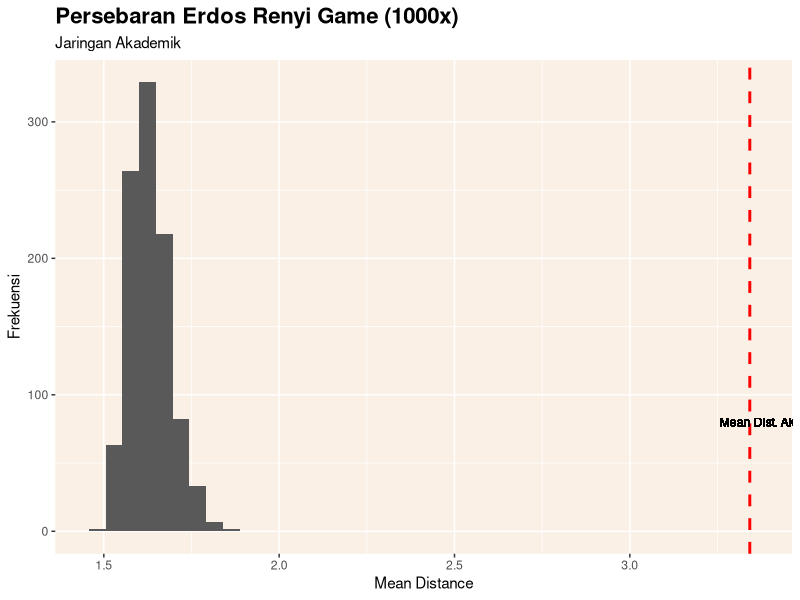
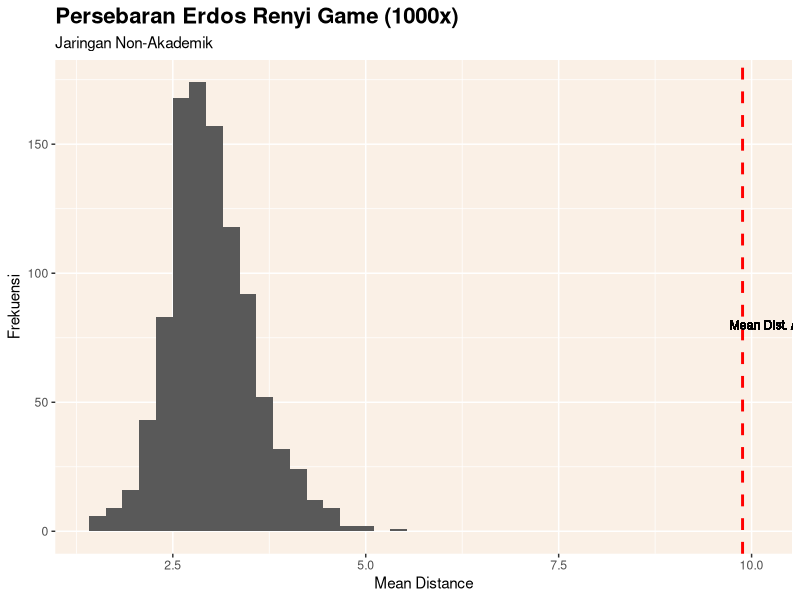
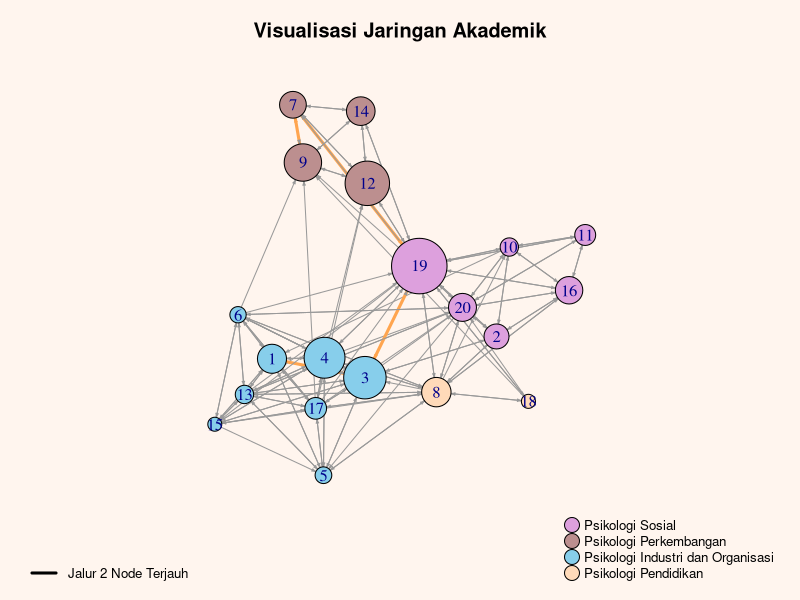
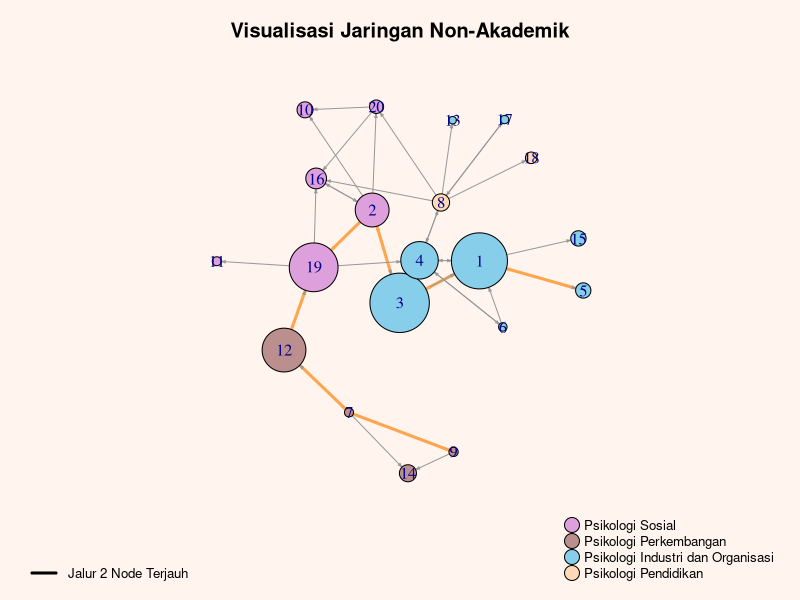
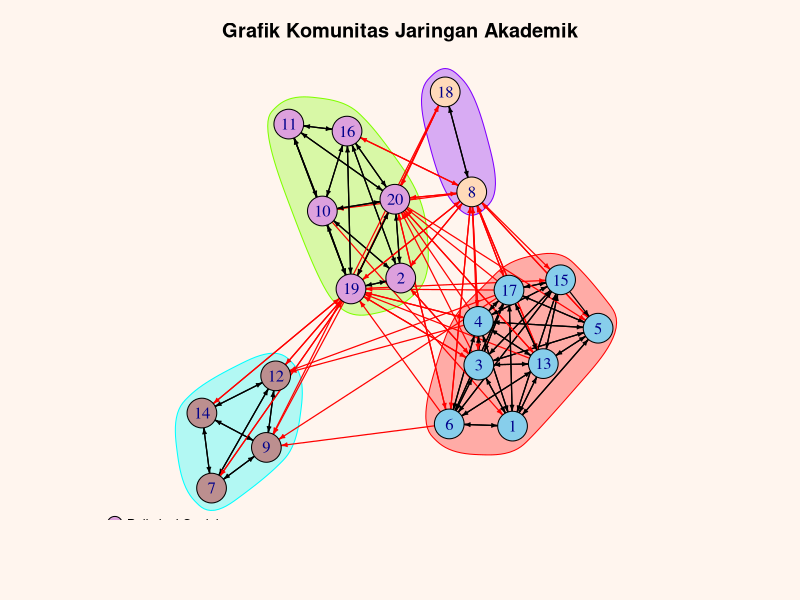
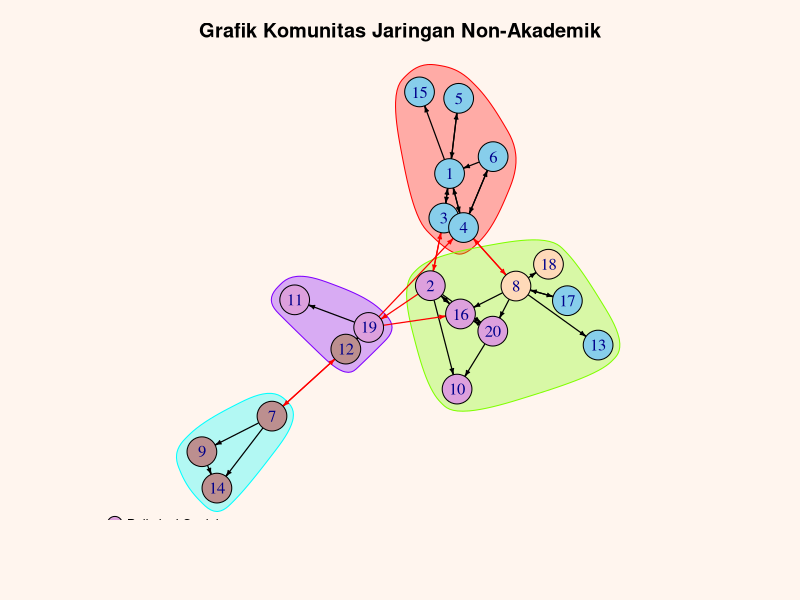
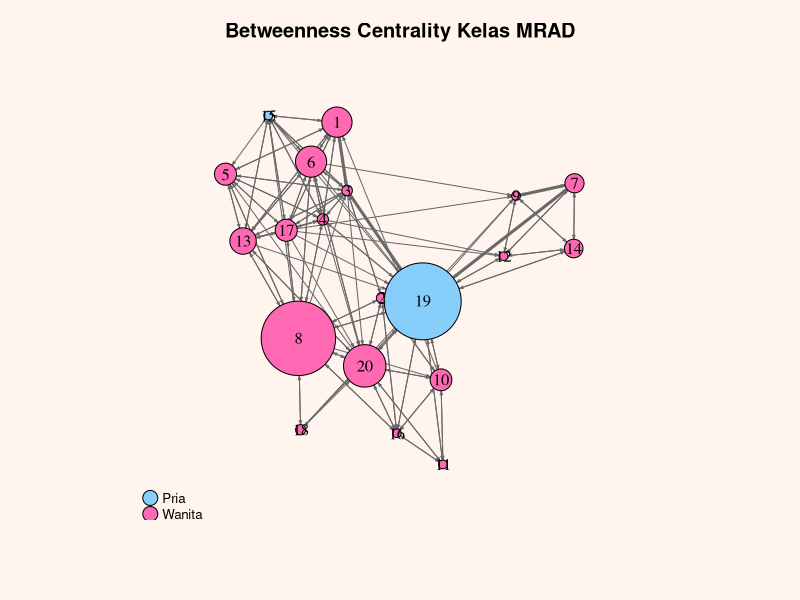
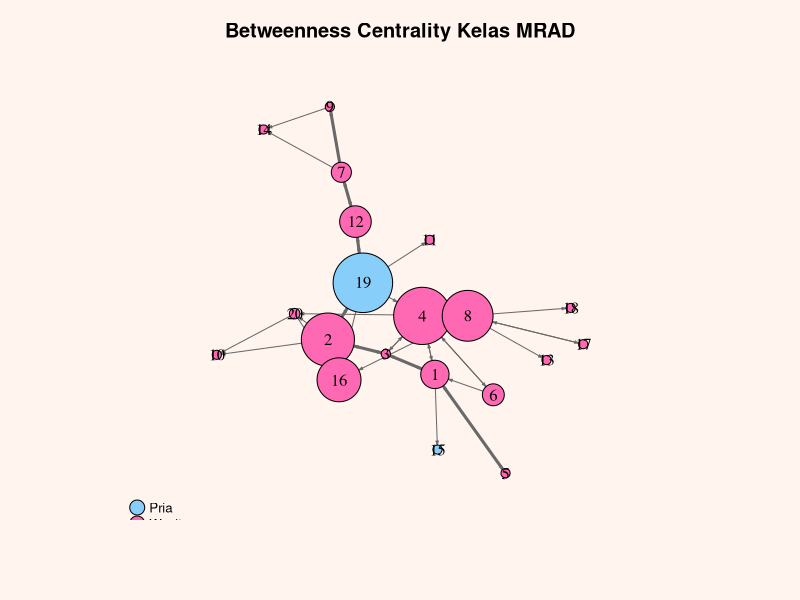

The R source for these figures, in order:
#---------------------------------------------------------------------------------
# 20201210_sdmkg_inisiatif.R 
# Seksi: Library, load data, objek igraph, statistik 
#        deskriptif jaringan sosial, visualisasi igraph, uji hipotesis
# Data: vmrad.csv, emrada.csv, emradnon.csv
# N = 20
# Variabel: inisiatif, efikasi, betweenness & pagerank centrality
# Library : Igraph v1.2.5, tidyverse v1.3.0, psych v2.0.9
# Author: ARMAND WIRJAWAN, DHIRA KOMALA NURBANI, KAMALIA
# 21 Desember 2020
#---------------------------------------------------------------------------------

########################
# (1) LIBRARY
########################

### Load Packages
library(tidyverse)
library(igraph)
library(psych)

### Set seed angka random untuk memastikan reproducibility.
set.seed (12345)

########################
# (2) Load Data
########################

### Memasukkan Dataframe Vertex

# Jika tidak menulis 'header = True,' maka R tidak akan menganggap
# baris pertama sebagai header dan akan digunakan dalam analisis data.

vmrad <- read.csv("vmrad.csv", header=TRUE, nrows = 20) 
str(vmrad)

## Memasukkan Dataframe Edgelist Jaringan Akademik
emrada <- read.csv("emrada.csv", header=TRUE)
str(emrada)

## Memasukkan Dataframe Edgelist Jaringan Non-Akademik
emradnon <- read.csv("emradnon.csv", header=TRUE)
str(emradnon)


########################
# (3) Objek Igraph
########################

### Membuat Objek Igraph

## Buat Objek Igraph Interaksi Jaringan Akademik
gmrada <- graph_from_data_frame(d=emrada, vertices=vmrad, directed=T)

# Atribut 'weight' dibuat untuk memudahkan analisis data centrality
# dan analisis komunitas
gmrada <- set_edge_attr(gmrada, 
                        name = "weight", 
                        value = E(gmrada)$tota)

# Data raw memiliki banyak baris yang tidak mengandung interaksi
# Igraph akan menghitung semua interaksi, walaupun interaksi
# sebenarnya tidak ada. Oleh karena itu, baris-baris tanpa interaksi
# harus dihapus terlebih dahulu dengan kode delete_edges di bawah.

gmrada <- delete_edges(gmrada, which(E(gmrada)$weight == 0))

## Buat Objek Igraph Interaksi Jaringan Non-Akademik
gmradnon <- graph_from_data_frame(d=emradnon, vertices=vmrad, directed=T)

gmradnon <- set_edge_attr(gmradnon, 
                          name = "weight", 
                          value = emradnon$totn)

gmradnon <- delete_edges(gmradnon, which(E(gmradnon)$weight == 0))

## Identifikasi Karakteristik Objek Igraph

# Memastikan bahwa setiap jaringan memiliki bobot pada edge
is_weighted(gmrada)
is_weighted(gmradnon)

# Memastikan bahwa jaringan sudah memiliki arah interaksi
is_directed(gmrada) 
is_directed(gmradnon)

# Analisis cek objek Igraph menunjukkan bahwa objek igraph gmrada dan 
# gmradnon sudah memiliki bobot dan arah interaksi. 

########################
# (4) Statistik Deskriptif Jaringan Sosial
########################

### Size

## Jaringan Akademik

# Jumlah edges total pada jaringan akademik
gsize(gmrada)
# Size, atau jumlah edges (interaksi) dalam jaringan akademik 
# selama 8 hari adalah 150

## Jaringan Non-Akademik

gsize(gmradnon) 
# Terdapat 39 edges (interaksi) dalam jaringan non-akademik selama 8 hari.
# Jumlah interaksi akademik empat kali lebih banyak dibanding interaksi 
# non-akademik.

### Density

## Jaringan Akademik

# Persentase edges yang terbentuk
edge_density(gmrada)
# Dari semua edges yang dapat terbentuk, ~39.47% dari semua edges terbentuk

## Jaringan Non-Akademik

### Diameter & Mean Distance

## Jaringan Akademik

diameter(gmrada) # Jarak terdekat (geodesic) antara 2 node terjauh
get_diameter(gmrada) # jalur edges 2 node terjauh
mean_distance(gmrada) # jarak rata-rata antara 2 node

# Jarak antara 2 node terjauh dalam jaringan akademik adalah 11 edges, 
# dari node 9 ke 17. 
# Secara rata-rata, jarak antara 2 node adalah 1,74 edges.

# Untuk mengetahui signifikansi dari mean distance 1,74,
# erdos-renyi game dilakukan untuk membanding mean distance
# jaringan akademik dengan 1.000 jaringan random dengan density yang sama

# Membuat daftar yang berisi 1.000 item
gmrada.list <- vector('list',1000)

# Mengisi setiap item dengan jaringan sosial yang dibuat secara acak
# Density setiap jaringan sama dengan jaringan sosial akademik
for(i in 1:1000){
  gmrada.list[[i]] <- erdos.renyi.game(n = gorder(gmrada), 
                                       p.or.m = edge_density(gmrada), 
                                       type = "gnp") 
}

# Mengaplikasikan formula mean_distance kepada setiap jaringan sosial ciptaan
# erdos-renyi game
gmrada.erd <- unlist(lapply(gmrada.list, mean_distance, directed = T))

# Melihat persentase jaringan sosial acak yang memiliki mean distance 
# lebih rendah (i.e. lebih terhubung) dibanding jaringan akademik MRAD 2020.
mean(gmrada.erd< mean_distance(gmrada))

# Keterhubungan antara 2 node dalam jaringan akademik rendah dibanding
# ~95% dari jaringan yang dibentuk erdos-renyi game, mengindikasikan
# keterhubungan yang sangat buruk. 

# Memvisualisasi persebaran mean distance

## Menyiapkan Tema Visualisasi

tema <- theme(panel.background = element_rect(fill = "linen"), 
              plot.title = element_text(size = 16, face = "bold"))

# Objek erdos-renyi diubah menjadi data frame terlebih dahulu
# supaya dapat dibaca oleh fungsi ggplot. 

gmrada.erd.df <- data.frame(gmrada.erd)

ggplot(gmrada.erd.df, aes(gmrada.erd)) +
  geom_histogram(bins = 40) +
  geom_vline(xintercept = mean_distance(gmrada), 
             color = "red", linetype = "dashed", size = 1) +
  labs(title = "Persebaran Erdos Renyi Game (1000x)", 
       subtitle = "Jaringan Akademik",
       x = "Mean Distance", y = "Frekuensi") +
  geom_text(x = mean_distance(gmrada) + 0.05, 
            y = 80, label= "Mean Dist. Aktual", size = 3) +
  tema

## Jaringan Non-Akademik

gmradnon.list <- vector('list',1000)

for(i in 1:1000){
  gmradnon.list[[i]] <- erdos.renyi.game(n = gorder(gmradnon), 
                                         p.or.m = edge_density(gmradnon), 
                                         type = "gnp") 
}

gmradnon.erd <- unlist(lapply(gmradnon.list, mean_distance, directed = T))
mean(gmradnon.erd< mean_distance(gmradnon))

gmradnon.erd.df <- data.frame(gmradnon.erd)

ggplot(gmradnon.erd.df, aes(gmradnon.erd)) +
  geom_histogram(bins = 40) +
  geom_vline(xintercept = mean_distance(gmradnon), 
             color = "red", linetype = "dashed", size = 1) +
  labs(title = "Persebaran Erdos Renyi Game (1000x)",
       subtitle = "Jaringan Non-Akademik",
       x = "Mean Distance", y = "Frekuensi") +
  geom_text(x = mean_distance(gmradnon) + 0.45, 
            y = 80, label= "Mean Dist. Aktual", size = 3) +
  tema

### Component

## Jaringan Akademik

# Jumlah kelompok jaringan yang sama sekali tidak terhubung
components(gmrada)
# Hanya ada 1 komponen dalam jaringan non-akademik, semua node terhubung
# baik secara langsung maupun tidak langsung.

## Jaringan Non-Akademik

components(gmradnon)
# Hanya ada 1 komponen dalam jaringan non-akademik, semua node terhubung
# baik secara langsung maupun tidak langsung.

### Cluster

## Jaringan Akademik

# Mengartikan subjaringan yang berisi nodes yang saling terkoneksi satu sama lain
# Analisis komunitas dilakukan menggunakan metode cluster Louvain, 
# karena dianggap lebih efektif untuk mencari komunitas dalam waktu singkat
# (Rahiminejad et al., 2019)

# Objek Igraph gmrada harus dibuat tidak terarah untuk analisis cluster louvain

gmrada.c <- cluster_louvain(as.undirected(gmrada))
length(gmrada.c) # jumlah komunitas
sizes(gmrada.c) # jumlah node dalam setiap komunitas

# 1 2 3 4 
# 4 8 2 6 

# Tabel di atas adalah jumlah orang dalam setiap cluster jaringan akademik
# Berdasarkan hasil analisis cluster, terdapat 4 cluster dalam jaringan akademik.

## Jaringan Non-Akademik

gmradnon.c <- cluster_louvain(as.undirected(gmradnon))

sizes(gmradnon.c)
# 1 2 3 4 
# 6 3 8 3 
# Berdasarkan hasil analisis cluster, terdapat 4 cluster 
# dalam jaringan non-akademik

### Centrality Jaringan Sosial

## Betweenness Centrality Jaringan Akademik

# Betweenness centrality menggambarkan sejauh mana suatu node
# berdiri di antara node-node lainnya.

bet.aka <- round(betweenness(gmrada),2)
bet.aka

#     1      2      3      4      5      6      7      8      9     10    
# 37.03   3.90   3.17   4.53  23.02  38.54  18.00 113.02   0.00  22.51   
#    11     12     13    14     15     16     17     18     19     20 
#  0.00   0.00  30.52  17.00   0.00   0.00  23.09   2.50 117.31  58.03 

# Node 19 memiliki betweenness centrality tertinggi, yaitu 117,31.
# Hal tersebut mengindikasikan bahwa node 19 memiliki kontrol informasi
# tertingi, karena banyak node melewati 

## Betweenness Centrality Jaringan Non-Akademik

bet.non <- betweenness(gmradnon)
bet.non

#   1   2   3   4   5   6   7   8   9  10  
#  42  96   0 105   0  28  24  91   0   0   

#  11  12  13  14  15  16  17  18  19  20
#   0  49   0   0   0  76   0   0 110   3 

# Node 19 dan 4 memiliki betweenness centrality yang tinggi 
# dibanding lainnya, yaitu 110 dan 105.

## PageRank Centrality Jaringan Akademik

# Seberapa brepengaruhnya suatu node berdasarkan jumlah node
# yang mengarah kepada dirinya, dan jumlah node yang mengarah 
# kepada node-node yang mengarah pada dirinya.
# Skor PageRank berbentuk persentase

pr.aka <- round(page_rank(gmrada)$vector*100, 2)
pr.aka

#     1    2    3    4    5    6    7    8    9   10    
#  5.23 4.50 7.64 7.36 3.01 2.94 4.82 5.29 6.73 3.30 
#    11   12   13   14   15   16   17   18   19  20 
#  3.77 8.00 3.31 5.16 2.52 4.94 3.91 2.53 9.99  5.04 

# Dalam jaringan ini, node dengan pagerank centrality tertinggi 
# adalah node 19, dengan 10%, menandakan node ini paling berpengaruh 
# di dalam jaringan akademiik

## PageRank Centrality Jaringan Non-Akademik
pr.non <- round(page_rank(gmradnon)$vector*100, 2)
pr.non

#       1     2     3     4     5     6     7     8     9    10          
#   12.24  7.39 12.97  8.18  3.35  1.85  1.97  3.78  2.02  3.50 
#       11   12    13    14    15    16    17    18    19    20  
#     1.96  9.56  1.64  3.73  3.35  4.54 1.82  2.53 10.65  2.96 

# Dalam jaringan ini, pagerank centrality tertinggi adalah node 3, yaitu 12.9% 
# yang menandakan node ini paling berpengaruh di dalam jaringan ini.


########################
# (5) Visualisasi Igraph
########################

### Setting Warna

## Setting warna variabel sex

# Warna lavenderblush untuk lelaki; hotpink untuk perempuan

color.sex <- c("lightskyblue", "hotpink") 

## Setting warna variabel peminatan

# Warna plum untuk sosial, rosybrown untuk perkembangan, 
# skyblue untuk PIO, peachpuff untuk pendidikan

color.peminatan <- c("plum", "rosybrown", 
                     "skyblue", "peachpuff") 

# Memasukkan setting warna sex ke objek Igraph 'gmrada' dan 'gmradnon'

V(gmrada)$color.sex <- color.sex[V(gmrada)$sex] 
V(gmradnon)$color.sex <- color.sex[V(gmrada)$sex]

# Memasukkan setting warna peminantan ke objek Igraph 'gmrada' dan 'gmradnon'

V(gmrada)$color.peminatan <- color.peminatan[V(gmrada)$peminatan]
V(gmradnon)$color.peminatan <- color.peminatan[V(gmrada)$peminatan] 

### Membuat Grafik

## Visualisasi Diameter Akademik

E(gmrada)$color <- "grey60"
E(gmrada)$width <- 1
E(gmrada, path = unlist(get_diameter(gmrada, weights = NA)))$color <- "tan1"
E(gmrada, path = unlist(get_diameter(gmrada, weights = NA)))$width <- 3
par(mar = c(4, 1, 3, 1), bg = "seashell")
plot(gmrada, edge.arrow.size=.2,
     vertex.size = pr.aka*3,
     vertex.color = V(gmrada)$color.peminatan,
     layout = layout_with_fr(gmrada),
     main = "Visualisasi Jaringan Akademik")
legend('bottomleft', 'Jalur 2 Node Terjauh', 
       lty=1, col='black', lwd = 3, 
       box.lty = 0, xpd = T, inset = c(0,-0.15), pt.cex=2, cex=.8)
legend('bottomright', c("Psikologi Sosial","Psikologi Perkembangan", 
                        "Psikologi Industri dan Organisasi", 
                        "Psikologi Pendidikan"), pch=21,
       pt.bg = color.peminatan, pt.cex=2, cex=.8, bty="n",
       xpd = T, inset = c(0,-0.15))

## Visualisasi Diameter Non-Akademik

E(gmradnon)$color <- "grey60"
E(gmradnon)$width <- 1
E(gmradnon, path = unlist(get_diameter(gmradnon, weights = NA)))$color <- "tan1"
E(gmradnon, path = unlist(get_diameter(gmradnon, weights = NA)))$width <- 3
par(mar = c(4, 1, 3, 1), bg = "seashell")
plot(gmradnon, edge.arrow.size=.2,
     vertex.size = pr.non*2.5,
     vertex.color = V(gmradnon)$color.peminatan,
     layout = layout_with_gem(gmradnon),
     main = "Visualisasi Jaringan Non-Akademik")
legend('bottomleft', 'Jalur 2 Node Terjauh', 
       lty=1, col='black', lwd = 3, 
       box.lty = 0, xpd = T, inset = c(0,-0.15), pt.cex=2, cex=.8)
legend('bottomright', c("Psikologi Sosial","Psikologi Perkembangan", 
                         "Psikologi Industri dan Organisasi", 
                         "Psikologi Pendidikan"), pch=21,
       pt.bg = color.peminatan, pt.cex=2, cex=.8, bty="n",
       xpd = T, inset = c(0,-0.15))


## Visualisasi Analisis Komunitas Jaringan Akademik

par(mar = c(4, 1, 3, 1), bg = "seashell")
plot(gmrada.c, 
     gmrada, 
     edge.arrow.size=.3, 
     edge.width = 1.2,
     col = V(gmrada)$color.peminatan,
     main= "Grafik Komunitas Jaringan Akademik")
legend(x=-1.5, y=-1.1, c("Psikologi Sosial","Psikologi Perkembangan", 
                         "Psikologi Industri dan Organisasi", 
                         "Psikologi Pendidikan"), pch=21,
       pt.bg = color.peminatan, pt.cex=2, cex=.8, bty="n")

# Pada plot komunitas berdasarkan jaringan akademik, secara umum 
# cluster terbentuk sesuai peminatan. Namun terdapat outlier pada node 
# ke-14 yang berasal dari peminatan sosial, yang berada pada cluster perkembangan.

## Visualisasi Analisis Komunitas Jaringan Non-Akademik

par(mar = c(4, 1, 3, 1), bg = "seashell")
plot(gmradnon.c, 
     gmradnon, 
     edge.arrow.size=.3,  
     edge.width = 1.2,
     col = V(gmradnon)$color.peminatan, 
     main= "Grafik Komunitas Jaringan Non-Akademik")
legend(x=-1.5, y=-1.1, c("Psikologi Sosial","Psikologi Perkembangan", 
                         "Psikologi Industri dan Organisasi", 
                         "Psikologi Pendidikan"), pch=21,
       pt.bg = color.peminatan, pt.cex=2, cex=.8, bty="n")

# Pada plot komunitas jaringan non-akademik, cluster 
# lebih bervariasi antara peminatan. Hubungan antara 
# cluster dan peminatan tidak sekuat jaringan akademik.
# Ini mungkin terjadi karena mahasiswa sudah saling kenal 
# sebelum memilih peminatan, seperti node 12 dan 19 yang sudah 
# menikah. Node 8, 16 dan 17 juga terhubung walaupun 
# tidak sama peminatan. Ketiga node ini tidak memiliki latar 
# belakang psikologi waktu S1; mereka mungkin saling kenal 
# saat mengambil semester matrikulasi.

## Visualisasi Betweenness Centrality Jaringan Akademik

# Ukuran node dalam visualisasi ditentukan oleh betweenness centrality, 
# Warna setiap node ditentukan oleh jenis kelamin

# Plot diberi edit vertex size, arrow size dan layout agar terlihat lebih rapih

par(mar = c(4, 1, 3, 1), bg = "seashell")
plot(
  gmrada, 
  vertex.size=bet.aka/3 + 5,  
  edge.arrow.width = 1, 
  vertex.label.color="black", 
  edge.color = "dimgrey",
  edge.arrow.size=.2, 
  vertex.color = V(gmrada)$color.sex, 
  layout = layout_with_fr(gmrada),
  main = "Betweenness Centrality Kelas MRAD",
  sub="Interaksi Akademik"
)
legend(x=-1.5, y=-1.1, c("Pria", "Wanita"), pch=21,
       pt.bg = color.sex, pt.cex=2, cex=.8, bty="n")

## Visualisasi Betweenness Centrality Jaringan Non-Akademik

par(mar = c(4, 1, 3, 1), bg = "seashell")
plot(gmradnon, 
     vertex.size=bet.non/4 + 5,  
     edge.arrow.width = 1, 
     vertex.label.color="black", 
     edge.color = "dimgrey",
     edge.arrow.size=.2, 
     vertex.color = V(gmrada)$color.sex, 
     layout = layout_with_gem(gmradnon), 
     main = "Betweenness Centrality Kelas MRAD", 
     sub = "Interaksi Non-Akademik")
legend(x=-1.5, y=-1.1, c("Pria", "Wanita"), pch=21,
       pt.bg = color.sex, pt.cex=2, cex=.8, bty="n")

# Visualisasi Plot berdasarkan PageRank Centrality
# Ukuran node dalam visualisasi ditentukan oleh pagerank centrality, 
# dan warna setiap node ditentukan oleh peminatan mahasiswa

## Visualisasi PageRank Centrality Jaringan Akademik

par(mar = c(4, 1, 3, 1), bg = "seashell")
plot(
  gmrada, 
  vertex.size=pr.aka*3, 
  vertex.label.color="black", 
  edge.arrow.size=.2,
  edge.color = "dimgrey",
  vertex.color = V(gmrada)$color.peminatan, 
  layout = layout_with_fr(gmrada),
  main = "PageRank Centrality Kelas MRAD",
  sub = "Interaksi Akademik"
)
legend(x=-1.5, y=-1.1, 
       c("Psikologi Sosial","Psikologi Perkembangan", 
         "Psikologi Industri dan Organisasi", 
         "Psikologi Pendidikan"), pch=21,
       pt.bg = color.peminatan, pt.cex=2, cex=.8, bty="n")

## Visualisasi PageRank Centrality Jaringan Non-Akademik

par(mar = c(4, 1, 3, 1), bg = "seashell")
plot(
  gmradnon, 
  vertex.size=pr.non*3, 
  vertex.label.color="black", 
  edge.arrow.size=.2, 
  edge.color = "dimgrey",
  vertex.color = V(gmrada)$color.peminatan, 
  layout = layout_with_gem(gmradnon),
  main = "PageRank Centrality Kelas MRAD",
  sub = "Interaksi Non-Akademik"
)
legend(x=-1.5, y=-1.1, 
       c("Psikologi Sosial","Psikologi Perkembangan", 
         "Psikologi Industri dan Organisasi", 
         "Psikologi Pendidikan"), pch=21,pt.bg = 
         color.peminatan, pt.cex=2, cex=.8, bty="n")

########################
# (6) Uji Hipotesis
########################

### Persiapan Uji Hipotesis

## Memasukkan Data Centrality dalam Dataframe VMRAD

# Agar dapat melakukan uji hipotesis menggunakan 1 dataframe
# dan agar peneliti dapat menggunakan satu pintu untuk membandingkan 
# skor centrality dengan variabel-variabel lain.

vmrad$bet.aka <- bet.aka
vmrad$pr.aka <- pr.aka
vmrad$bet.non <- bet.non
vmrad$pr.non <- pr.non

## Megubah format data sex, jurusan s1 dan universitas s1 menjadi categorical

# Ini dilakukan untuk mempermudah visualisasi hipotesis,
# dan karena variabel-variabel tersebut memang dapat dianggap categorical

vmrad$sex <- as.factor(vmrad$sex)
vmrad$jurusans1 <- as.factor(vmrad$jurusans1)
vmrad$univs1 <- as.factor(vmrad$univs1)

# Karena banyaknya pilihan universitas S1, dan karena hipotesis kami hanya membedakan
# S1 UI dan non-UI, maka univs1 akan diubah menjadi 1 = UI, 2 = non-UI

vmrad$univs1new <- ifelse(vmrad$univs1 == "1", "1","2")

## Membuat objek r mengandung daftar variabel yang ingin diuji

varb <- c(
  "inisiatif", 
  "efikasi", 
  "dayatarik", 
  "sex", 
  "jurusans1", 
  "univs1new", 
  "bet.aka", 
  "pr.aka")

## Analisis deskriptif variabel yang ingin diuji

describe(vmrad[, varb])[,c(3:5,8:13)]

#            vars  n  mean    sd median trimmed   mad  min    max  range  skew kurtosis   se
# inisiatif     1 20  4.65  0.75   4.50    4.56  0.74 4.00   6.00   2.00  0.60    -1.08 0.17
# efikasi       2 20  4.35  0.81   4.00    4.38  1.48 3.00   6.00   3.00 -0.10    -0.83 0.18
# dayatarik     3 20  2.50  0.51   2.50    2.45  0.74 2.00   3.50   1.50  0.47    -1.23 0.11
# sex*          3 20  1.90  0.31   2.00    2.00  0.00 1.00   2.00   1.00 -2.47     4.32 0.07
# jurusans1*    4 20  1.20  0.41   1.00    1.12  0.00 1.00   2.00   1.00  1.39    -0.07 0.09
# univs1*       5 20  5.70  3.84   5.50    5.44  5.19 1.00  13.00  12.00  0.38    -1.21 0.86
# bet.aka       6 20 25.61 34.65  17.50   17.61 24.09 0.00 117.31 117.31  1.62     1.63 7.75
# pr.aka        7 20  5.00  2.04   4.88    4.81  2.34 2.52   9.99   7.47  0.76    -0.33 0.46

### Pembuatan Objek Linear Model

# Linear model tidak menganalisis jaringan non-akademik
# karena jaringan non-akademik tidak termasuk bagian dari
# hipotesis penelitian

## Pengaruh Inisiatif terhadap Betweenness Centrality (H1a)

inisa.bet <- lm(bet.aka ~ inisiatif, data = vmrad)

## Pengaruh Inisiatif terhadap PageRank Centrality (H1b)

inisa.pr <- lm(pr.aka ~ inisiatif, data = vmrad)

## Pengaruh Sex sebagai Moderator Hubungan Inisiatif - Betweenness (H1c)

inisia.bet.sex <- lm(bet.aka ~ inisiatif + sex + inisiatif*sex, data = vmrad)

## Pengaruh Sex sebagai Moderator Hubungan Inisiatif - PageRank (H1d)

inisa.pr.sex <- lm(pr.aka ~ inisiatif + sex + inisiatif*sex, data = vmrad)

## Pengaruh Efikasi terhadap Betweenness Centrality (H2a)

efika.bet <- lm(bet.aka ~ efikasi, data = vmrad)

## Pengaruh Jurusan S1 sebagai Moderator Hubungan Efikasi - Betweenness (H2b)

efika.bet.js1 <- lm(bet.aka ~ efikasi + jurusans1 + efikasi*jurusans1, data = vmrad)

## Pengaruh Universitas S1 sebagai Moderator Hubungan Efikasi - Betweenness (H2c)

efika.bet.us1 <- lm(bet.aka ~ efikasi + univs1new + efikasi*univs1new, data = vmrad)

## Pengaruh Daya Tarik sebagai Moderator Hubungan Efikasi - Betweenness (H2d)

efika.bet.dt <- lm(bet.aka ~ efikasi + dayatarik + efikasi*dayatarik, data = vmrad)

### Pelaksanaan Uji Hipotesis

## Pengaruh Inisiatif terhadap Betweenness Centrality (H1a)

summary(inisa.bet)$coef

# Coefficients:
#               Estimate Std. Error t value Pr(>|t|)
# (Intercept)   64.819     50.725   1.278    0.218
# inisiatif     -8.432     10.778  -0.782    0.444


## Pengaruh Inisiatif terhadap PageRank Centrality (H1b)

summary(inisa.pr)$coef

# Coefficients:
#             Estimate Std. Error t value Pr(>|t|)
# (Intercept) 0.041185   0.030089   1.369    0.188
# inisiatif   0.001896   0.006393   0.297    0.770

## Pengaruh Sex sebagai Moderator Hubungan Inisiatif - Betweenness (H1c)

summary(inisia.bet.sex)$coef

# Coefficients:
#                 Estimate Std. Error t value Pr(>|t|)   
# (Intercept)      703.86     218.16   3.226  0.00528 **
# inisiatif       -117.31      39.50  -2.970  0.00903 **
# sex2            -631.90     222.61  -2.839  0.01186 * 
# inisiatif:sex2   106.33      40.66   2.615  0.01875 * 

## Pengaruh Sex sebagai Moderator Hubungan Inisiatif - PageRank (H1d)

summary(inisa.pr.sex)$coef

# Coefficients:
#                 Estimate Std. Error t value Pr(>|t|)   
# (Intercept)     0.45000    0.13479   3.338  0.00417 **
# inisiatif      -0.07000    0.02441  -2.868  0.01116 * 
# sex2           -0.41605    0.13754  -3.025  0.00805 **
# inisiatif:sex2  0.07316    0.02512   2.912  0.01018 * 

## Pengaruh Efikasi terhadap Betweenness Centrality (H2a)

summary(efika.bet)$coef

# Coefficients:
#               Estimate Std. Error t value Pr(>|t|)
# (Intercept)   61.833     43.574   1.419    0.173
# efikasi       -8.327      9.855  -0.845    0.409

## Pengaruh Jurusan S1 sebagai Moderator Hubungan Efikasi - Betweenness (H2b)

summary(efika.bet.js1)$coef

# Coefficients:
#                     Estimate Std. Error t value Pr(>|t|)  
# (Intercept)          17.002     43.705   0.389   0.7024  
# efikasi               1.125      9.566   0.118   0.9078  
# jurusans12          388.968    138.910   2.800   0.0128 *
# efikasi:jurusans12  -98.775     36.216  -2.727   0.0149 *

## Pengaruh Universitas S1 sebagai Moderator Hubungan Efikasi - Betweenness (H2c)

round(summary(efika.bet.us1)$coef, 2)

#                    Estimate Std. Error t value Pr(>|t|)
# (Intercept)          -59.16     161.18   -0.37     0.72
# efikasi               20.55      43.60    0.47     0.64
# univs1new2           147.97     168.90    0.88     0.39
# efikasi:univs1new2   -34.32      45.00   -0.76     0.46


# Hasil analisis Universitas S1 sebagai moderator
# tidak signifikan, mungkin karena 2 dari 3 mahasiswa yang S1 di
# Universitas Indonesia memiliki latar belakang jurusan
# non-psikologi.

## Pengaruh Daya Tarik sebagai Moderator Hubungan Efikasi - Betweenness (H2d)

round(summary(efika.bet.dt)$coeff,2)

#                   Estimate Std. Error t value Pr(>|t|)
# (Intercept)         435.81     236.86    1.84     0.08
# efikasi            -101.34      55.42   -1.83     0.09
# dayatarik          -152.89      95.90   -1.59     0.13
# efikasi:dayatarik    37.82      22.31    1.70     0.11

# Tidak signifikan, walaupun daya tarik 
# menghasilkan hubungan positif antara efikasi diri dan
# betweenness centrality.

### Visualisasi Uji Hipotesis

# Hiptesis dengan hasil signifikan akan diberi visualisasi

## Pengaruh Sex sebagai Moderator Hubungan Inisiatif - Betweenness (H1c)

ggplot(data = vmrad, aes(x = inisiatif, y = bet.aka, color = sex)) +
  geom_point() +
  geom_smooth(method = "lm", level = 0.90) +
  scale_color_manual(values = c(color.sex), labels = c("Pria", "Wanita")) +
  labs(title = "Visualisasi Betweenness Centrality dan Inisiatif", 
       subtitle = "Jaringan Akademik dengan Moderator Sex",
       x = "Inisiatif Mahasiswa", y = "Betweenness Centrality",
       color = "Jenis Kelamin") +
  tema

## Pengaruh Sex sebagai Moderator Hubungan Inisiatif - PageRank (H1d)

ggplot(data = vmrad, aes(x = inisiatif, y = pr.aka, color = sex)) +
  geom_point() +
  geom_smooth(method = "lm", level = 0.90) +
  scale_color_manual(values = c(color.sex), labels = c("Pria", "Wanita")) +
  labs(title = "Visualisasi PageRank Centrality dan Inisiatif", 
       subtitle = "Jaringan Akademik dengan Moderator Sex",
       x = "Inisiatif Mahasiswa", y = "PageRank Centrality",
       color = "Jenis Kelamin") +
  tema

## Pengaruh Jurusan S1 sebagai Moderator Hubungan Efikasi - Betweenness (H2b)

ggplot(data = vmrad, aes(x = efikasi, y = bet.aka, color = jurusans1)) +
  geom_point() +
  geom_smooth(method = "lm", level = 0.90) +
  scale_color_manual(values = c("violetred1", "lightgreen"),
                     labels = c("Psikologi", "Non-Psikologi")) +
  labs(title = "Visualisasi PageRank Centrality dan Inisiatif", 
       subtitle = "Jaringan Akademik dengan Moderator Jurusan S1",
       x = "Efikasi Diri Mahasiswa", y = "PageRank Centrality",
       color = "Jurusan S1") +
  tema

### Kesimpulan
# Dalam ketiga model linear ini, alasan mengapa main effect antara
# variabel prediktor dan indeks centrality tidak signifikan, namun
# efek interaksi memiliki hasil signifikan adalah karena crossover
# effect. Dalam kata lain, linear model untuk setiap skor moderator
# (cth: psikologi vs. non-psikologi) memiliki pengaruh yang berbeda
# terhadap interaksi antara variabel predictor dan outcome. Ini dapat
# dilihat pada interaksi antara efikasi diri dan betweenness centrality,
# di mana bagi mahasiswa psikologi, semakin tinggi efikasi diri, semakin
# tinggi betweenness centrality-nya. Sebaliknya mahasiswa non-psikologi
# memiliki hubungan negatif antara efikasi diri dan betweenness centrality.

#########################################################################

### Informasi mengenai versi dan package apa saja yang digunakan
sessionInfo() 

view(vmrad)
view(emrada)
view(emradnon)
